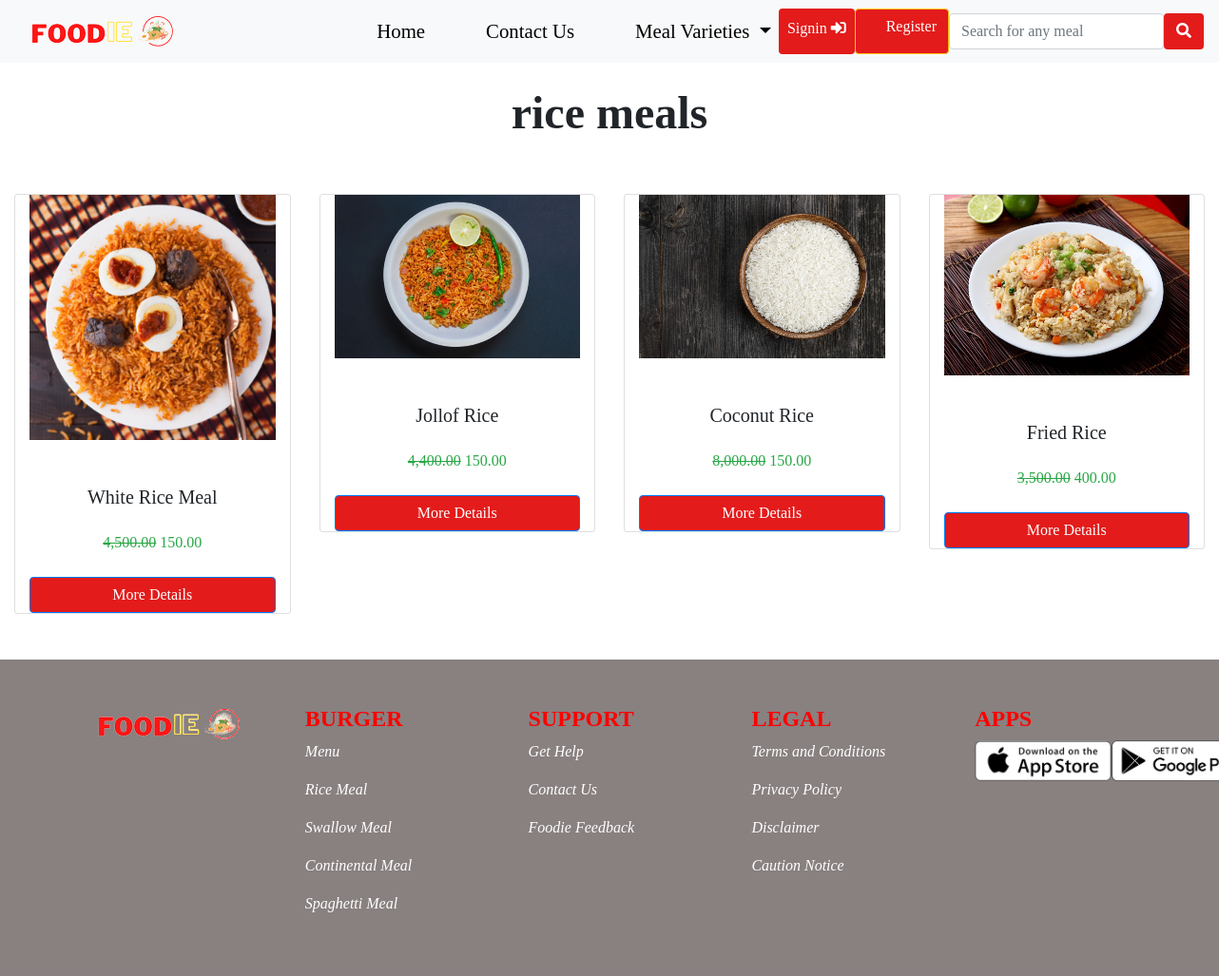
Before: /variety/3/Rice_meal with the older database file.
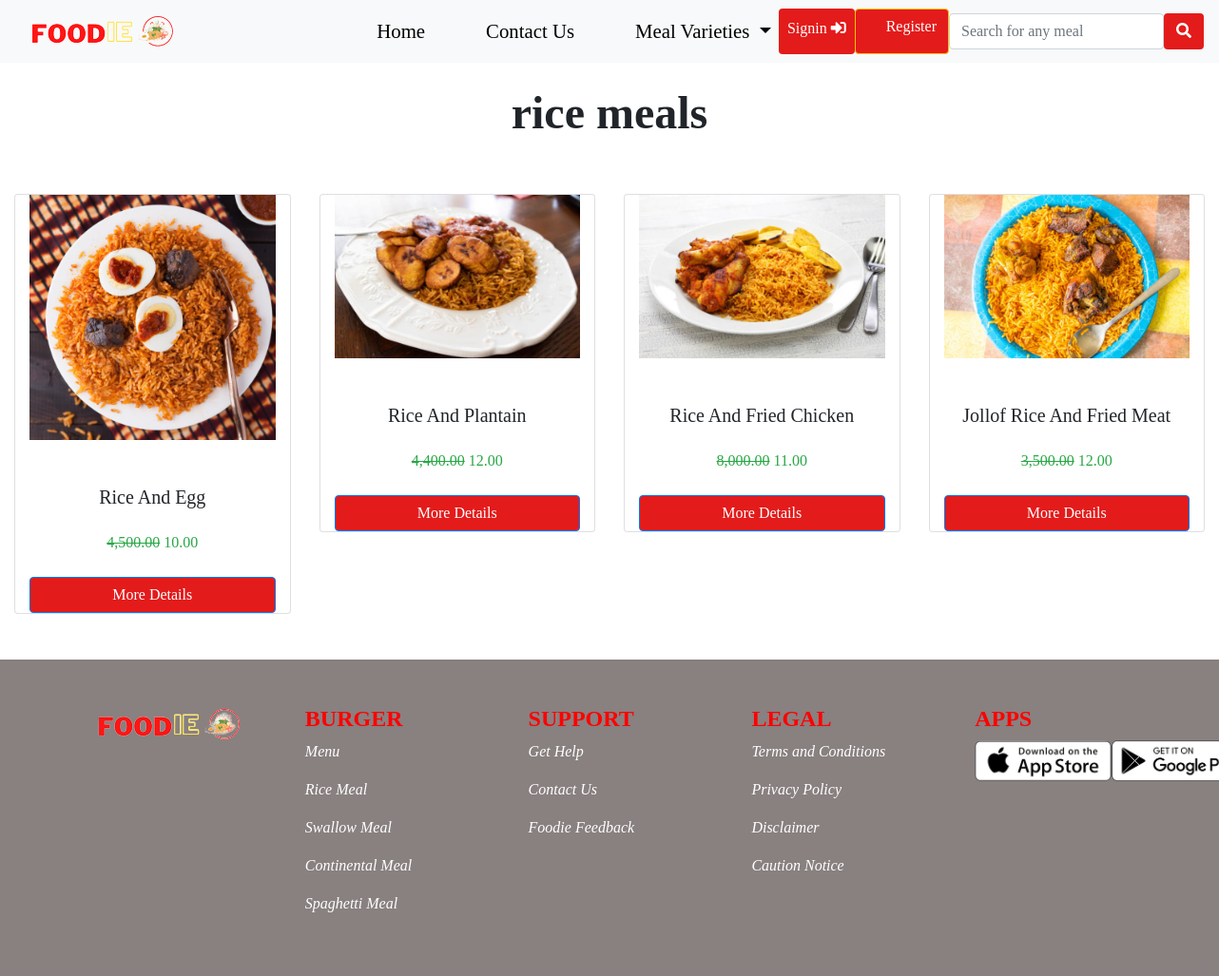
After: the same page with the newer database file.
### foodie/models.py (models this page shows, shortened)
class Variety(models.Model):
    name = models.CharField(max_length=100)
    slug = models.SlugField(unique=True, null=False)
    image = models.ImageField(upload_to='variety', default='variety.jpg', blank=True, null=True)
    created = models.DateTimeField(auto_now_add=True)
    updated = models.DateTimeField(auto_now=True)
    class Meta:
        db_table = 'variety'
        managed = True
        verbose_name = 'Variety'
        verbose_name_plural = 'Varieties'

class Meal(models.Model):
    variety = models.ForeignKey(Variety, on_delete=models.CASCADE)
    meal = models.CharField(max_length=100)
    slug = models.SlugField(unique=True, null=False)
    image = models.ImageField(upload_to='meal', default= 'meal.jpg')
    spicy = models.CharField(max_length=100)
    time = models.CharField(max_length=50)
    price = models.IntegerField()
    discount = models.FloatField()
    min_order = models.IntegerField(default=1)
    max_order = models.IntegerField(default=20)
    breakfast = models.BooleanField()
    lunch = models.BooleanField()
    dinner = models.BooleanField()
    display = models.BooleanField(default=False)
    created = models.DateTimeField(auto_now_add=True)
    updated = models.DateTimeField(auto_now=True)
    class Meta:
        db_table = 'meal'
        managed = True
        verbose_name = 'Meal'
        verbose_name_plural = 'Meals'

### foodie/views.py (the view)
# urls.py: path('variety/<str:id>/<slug:slug>', views.variety, name='variety'),
def variety(request, id, slug):
    variety = Meal.objects.filter(variety_id=id)
    single = Variety.objects.get(pk=id)
    context = {
        'variety': variety,
        'single':single,    }
    return render(request, 'variety.html', context)

### foodie/context_processor.py (called while the page is built)
def dropdown(request):
    varieties = Variety.objects.all()
    context = {
    'varieties':varieties
    }
    return context

def cartread(request):
    cart = Shopcart.objects.filter(user__username=request.user.username, item_paid=False)
    cartcount = 0
    for item in cart:
        cartcount += item.quantity
    context = {
        'cartcount':cartcount,
    }
    return context

### foodie/templatetags/sample_tags.py (called while the page is built)
@register.simple_tag
def intralink(link, section):
    return reverse(link) + '#' + section

### foodie/templates/variety.html (shortened to what this page needs)
{% extends "base.html" %}
{% load humanize %}
{% block header %}{% include "header.html" %}{% endblock header %}
{% block content %}
    <div class="container-fluid mt-4 mb-4">
        <h1 class="text-center">{{single.name}}</h1>
        <div class="row">
            {% if variety %}
                {% for vr in variety %}
                    <div class="col-12 col-sm-6 col-md mb-4 col-lg-3 w-25 mt-5 mb-3 text-center">
                        <div class="container card">
                            <img src="{{vr.image.url}}" alt="">
                            <h5 class="mt-5">{{vr.meal}}</h5>
                            <p class="card-text mt-3 mb-4 text-success">
                                {% if vr.discount %}
                                    <del>{{vr.price|floatformat:2|intcomma}}</del>
                                    <span>{{vr.discount|floatformat:2|intcomma}}</span>
                                {% else %}
                                    <span>{{vr.price|floatformat:2|intcomma}}</span>
                                {% endif %}
                            </p>
                            <a href="{% url 'meal' vr.id vr.slug %}" class="btn btn-primary">More Details</a>
                        </div>
                    </div>
                {% endfor %}
            {% endif %}
        </div>
    </div>
{% endblock content %}
{% block footer %}{% include "footer.html" %}{% endblock footer %}

### foodie/templates/base.html (shortened to what this page needs)
<!doctype html>
{% load static %}
<html lang="en">
  <head>
    <link rel="stylesheet" href="https://use.fontawesome.com/releases/v5.15.4/css/all.css"/>
    <link rel="stylesheet" href="https://stackpath.bootstrapcdn.com/bootstrap/4.4.1/css/bootstrap.min.css">
    <link rel="stylesheet" href="{% static '' %}css/style.css">
  </head>
  <body>
      {% block header %} {% endblock header %}
      {% block content %} {% endblock content %}
      {% block footer %} {% endblock footer %}
  </body>
</html>

### foodie/templates/header.html (shortened to what this page needs)
{% load sample_tags %}
{% load static %}
<nav class="navbar sticky-top navbar-expand-lg bg-light">
    <a class="navbar-brand text-white" href="{% url 'index' %}"><img src="{% static '' %}img/foodie1.png"></a>
    <div class="collapse navbar-collapse" id="navbarSupportedContent">
      <ul class="navbar-nav ml-auto">
        <li class="nav-item active">
          <a class="nav-link" href="{% url 'index' %}">Home <span class="sr-only">(current)</span></a>
        </li>
        <li class="nav-item">
          <a class="nav-link" href="{% intralink 'index' 'map_section' %}">Contact Us</a>
        </li>
        <li class="nav-item dropdown">
          <a class="nav-link dropdown-toggle" href="" id="navbarDropdown" role="button" data-toggle="dropdown" aria-haspopup="true" aria-expanded="false">
            Meal Varieties
          </a>
        </li>
          {% if user.is_authenticated %}
          <div class="nav-item dropdown">
            <a class="nav-link dropdown-toggle btn btn-outline-warning text-white" id="navbarDropdownMenuLink-4" data-toggle="dropdown"
              aria-haspopup="true" aria-expanded="false">
              <i class="fas fa-user text-dark"></i>Profile
            </a>
            <div class="dropdown-menu dropdown-menu-right dropdown-info" aria-labelledby="navbarDropdownMenuLink-4">
              <a class="dropdown-item" href="{% url 'user_profile' %}">My account</a>
              <a class="dropdown-item" href="{% url 'cart' %}">My Cart <i class="fas fa-shopping-basket"></i>
                {% if cartcount > 0 %}
                  <span class="badge badge-danger">{{cartcount}}</span>
                  {% else %}
                  <span class="badge badge-danger">0</span>
                {% endif %}
              </a>
              <a class="dropdown-item" href="{% url 'logoutt' %}">Log out <i class="fas fa-sign-in-alt"></i></a>
            </div>
          </div>
        {% else %}
          <a class="nav-link btn" href="{% url 'signin' %}" >Signin <i class="fas fa-sign-in-alt"></i></a>
          <a href="{% url 'register' %}" class="btn btn-warning" type="button">
            Register
          </a>
        {% endif %}
        <form class="form-inline" method="GET" action="{% url 'searchbar' %}">
          <input class="form-control" type="search" name="query" placeholder="Search for any meal" aria-label="Search">
          <button class="btn my-2 my-sm-0" type="submit"><i class="fas fa-search"></i></button>
        </form>
        </ul>
    </div>
</nav>

### foodie/templates/footer.html
{% load static %}
    <footer class="container-fluid pb-5">
        <div class="container footersection">
            <div class="">
                <img src="{% static '' %}img/foodie1.png" alt="">
            </div>
            <div class="">
                <h4>BURGER</h4>
                <p><a href="">Menu</a></p>
                <p><a href="">Rice Meal</a></p>
                <p><a href="">Swallow Meal</a></p>
                <p><a href="">Continental Meal</a></p>
                <p><a href="">Spaghetti  Meal</a></p>
            </div>
            <div class="">
                <h4>SUPPORT</h4>
                <p><a href="">Get Help</a></p>
                <p><a href="">Contact Us</a></p>
                <p><a href="">Foodie Feedback</a></p>
            </div>
            <div class="">
                <h4>LEGAL</h4>
                <p><a href="">Terms and Conditions</a></p>
                <p><a href="">Privacy Policy</a></p>
                <p><a href="">Disclaimer</a></p>
                <p><a href="">Caution Notice</a></p>
            </div>
            <div class="app">
                <h4>APPS</h4>
                <div class="app_wrapper">
                <div><img src="{% static '' %}img/app-store.png" alt=""></div>
                <div><img src="{% static '' %}img/play-store.png" alt=""></div>
                </div>
            </div>
        </div>
    </footer>

### foodie/static/css/style.css (style rules this page uses)
* { margin: 0; padding: 0; box-sizing: border-box; }
body { overflow-x: hidden; font-family: Cambria, Cochin, Georgia, Times, 'Times New Roman', serif; }
h1 { text-align: center; font-family: Cambria, Cochin, Georgia, Times, 'Times New Roman', serif; font-size: 3rem; font-weight: 900; }
.btn { background-color: #E31B1B; color: #fff; transition: 0.8s ease; }
.navbar #navbarSupportedContent .nav-item { margin-left: 3rem; }
.navbar #navbarSupportedContent .nav-item .nav-link { color: black; font-size: 1.3rem; font-family: Cambria, Cochin, Georgia, Times, 'Times New Roman', serif; font-weight: 200; transition: 0.9s ease; }
footer { background-color: rgba(99, 88, 88, 0.755); }
.footersection { display: grid; grid-template-columns: repeat(auto-fit,minmax(10rem,1fr)); gap: 4rem; align-items: left; padding-top: 3rem; }
.footersection h4 { color: red; font-family: Cambria, Cochin, Georgia, Times, 'Times New Roman', serif; font-weight: 900; }
.footersection a { text-decoration: none; color: #fff; cursor: pointer; font-style: italic; font-family: Cambria, Cochin, Georgia, Times, 'Times New Roman', serif; transition: 0.6s ease-in-out; }
.footersection .app img { width: 9rem; }
.footersection .app .app_wrapper { display: flex; margin-right: 3rem; }

Changed rows visible on the page:
changed Meal: meal "White Rice Meal" → "Rice And Egg"; discount "150.00" → "10.00"
changed Meal: image: a different picture; meal "Jollof Rice" → "Rice And Plantain"; discount "150.00" → "12.00"
changed Meal: image: a different picture; meal "Coconut Rice" → "Rice And Fried Chicken"; discount "150.00" → "11.00"
changed Meal: image: a different picture; meal "Fried Rice" → "Jollof Rice And Fried Meat"; discount "400.00" → "12.00"
